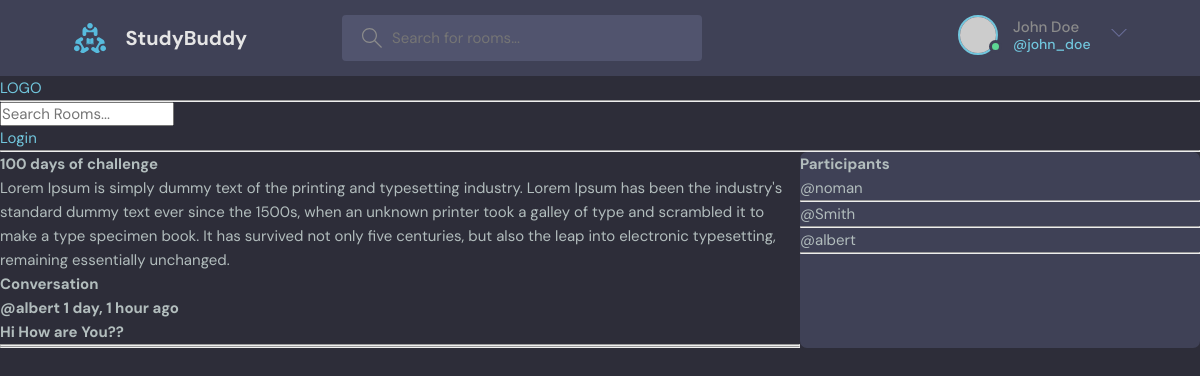
The page /room/1/ on the database its author committed.
### base/models.py (models this page shows, shortened)
class Room(models.Model):
    host = models.ForeignKey(User, on_delete= models.SET_NULL , null=True)
    topic = models.ForeignKey(Topic, on_delete= models.SET_NULL , null=True)
    name = models.CharField(max_length=200)
    description = models.TextField(null=True, blank=True)
    participants = models.ManyToManyField(User, related_name='participants')
    updated = models.DateTimeField(auto_now=True)
    created = models.DateTimeField(auto_now_add=True)
    class Meta:
        ordering = ['-updated','-created']

class Message(models.Model):
    user = models.ForeignKey(User, on_delete= models.CASCADE)
    room = models.ForeignKey(Room, on_delete = models.CASCADE)
    body = models.TextField()
    updated = models.DateTimeField(auto_now=True)
    created = models.DateTimeField(auto_now_add=True)
    class Meta:
        ordering = ['-updated','-created']

### base/views.py (the view, shortened to what this page needs)
# urls.py: path('room/<str:pk>/' , views.room , name = 'room'),
def room(request,pk):
    room = Room.objects.get(id=pk)
    room_messages = room.message_set.all().order_by('-created')
    participants = room.participants.all()
    context = {'rooms':room, 'room_messages' : room_messages , 'participants' : participants}
    return render(request,'base/room.html',context)

### base/templates/base/room.html (shortened to what this page needs)
{% extends 'main.html' %}
{% block content %}
<div class="whole-container">
    <div class="comment-wrapper">
        <h1>{{ rooms.name }}</h1>
        <p>{{ rooms.description }}</p>
        <h2>Conversation</h2>
        {% for message in room_messages %}
            <div>
                <h4>@{{ message.user.username }} {{ message.created | timesince }} ago </h4>
                <h3>{{ message.body }}</h3>
                <hr>
            </div>
        {% endfor %}
        <hr>
    </div>
    <div class="participants">
        <h3>Participants</h3>
        {% for user in participants %}
            <div>
                <p>@{{user.username}}</p>
            </div>
            <hr>
        {% endfor %}
    </div>
</div>
{% endblock %}

### static/styles/style.css (style rules this page uses)
:root { --color-main: #71c6dd; --color-main-light: #e1f6fb; --color-dark: #3f4156; --color-dark-medium: #51546e; --color-dark-light: #696d97; --color-light: #e5e5e5; --color-gray: #8b8b8b; --color-light-gray: #b2bdbd; --color-bg: #2d2d39; --color-success: #5dd693; --color-error: #fc4b0b; }
* { font-family: "DM Sans", -apple-system, BlinkMacSystemFont, "Segoe UI", Roboto, Oxygen, Ubuntu, Cantarell, "Open Sans", "Helvetica Neue", sans-serif; margin: 0; padding: 0; box-sizing: border-box; text-rendering: optimizeLegibility; font-size: inherit; }
html { font-size: 56.25%; }
@media only screen and (min-width: 1200px) { html { font-size: 62.5%; } }
body { line-height: 1.6; font-weight: 400; font-size: 1.5rem; color: var(--color-light-gray); background-color: var(--color-bg); min-height: 100vh; }
.room, .participants { background: var(--color-dark); max-height: 87.5vh; border-radius: 0.7rem; overflow: hidden; position: relative; }

### base/templates/base/room.html (style rules this page uses)
.whole-container { display: grid; grid-template-columns: 4fr 1fr; }
.participants { width: 400px; }

### rows shown on the page
Room: name "100 days of challenge", description "Lorem Ipsum is simply dummy text of the printing and typesetting industry. Lorem Ipsum has been the industry's standard dummy text ever since the 1500s, when an unknown printer took a galley of type and scrambled it to make a type specimen book. It has survived not only five centuries, but also the leap into electronic typesetting, remaining essentially unchanged."
Message: user.username "albert", created "1 day, 1 hour", body "Hi How are You??"

### other values the page prints
{{ user.username }} "noman"
{{ user.username }} "Smith"
{{ user.username }} "albert"
